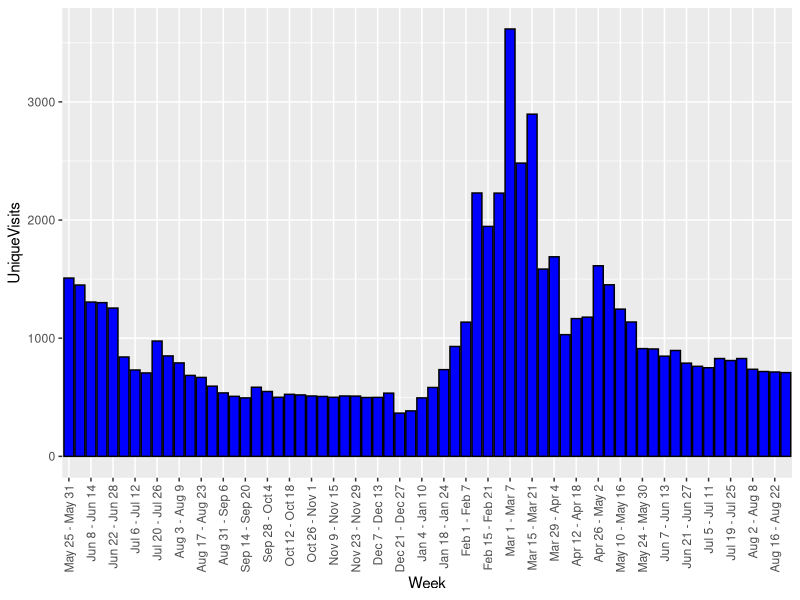
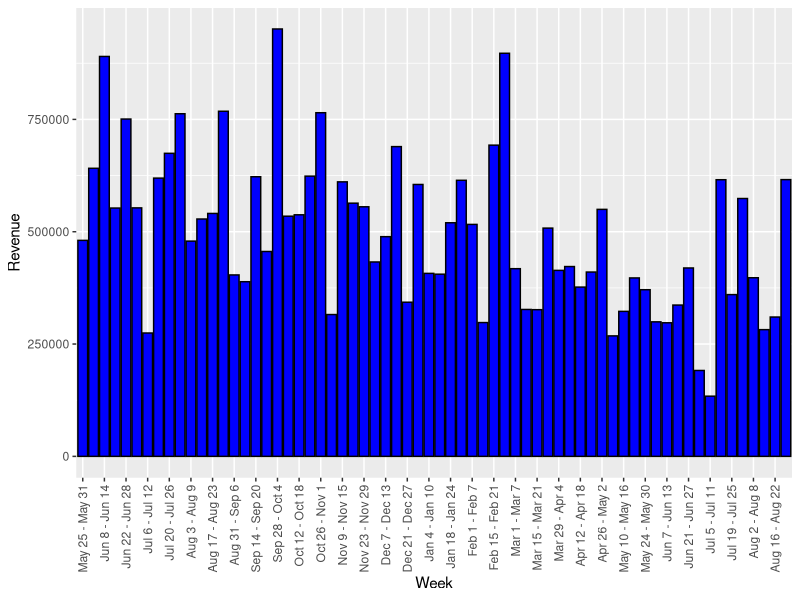
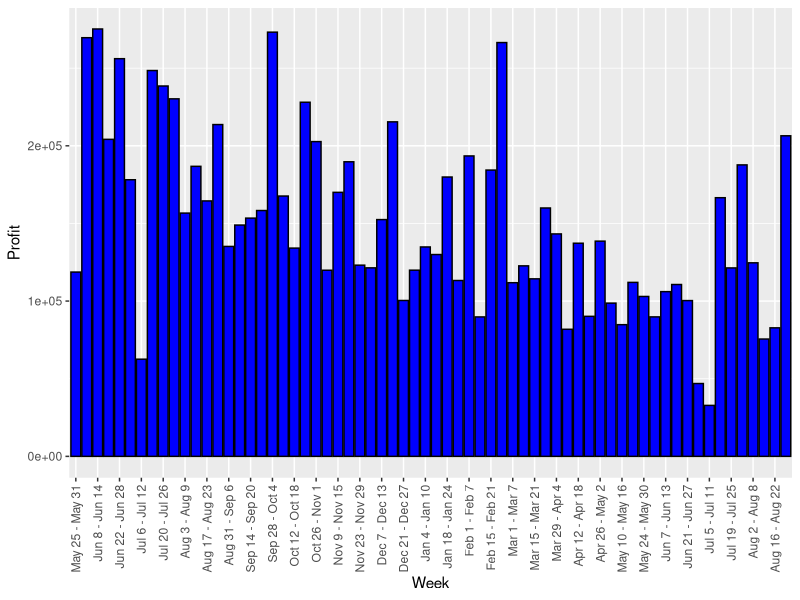
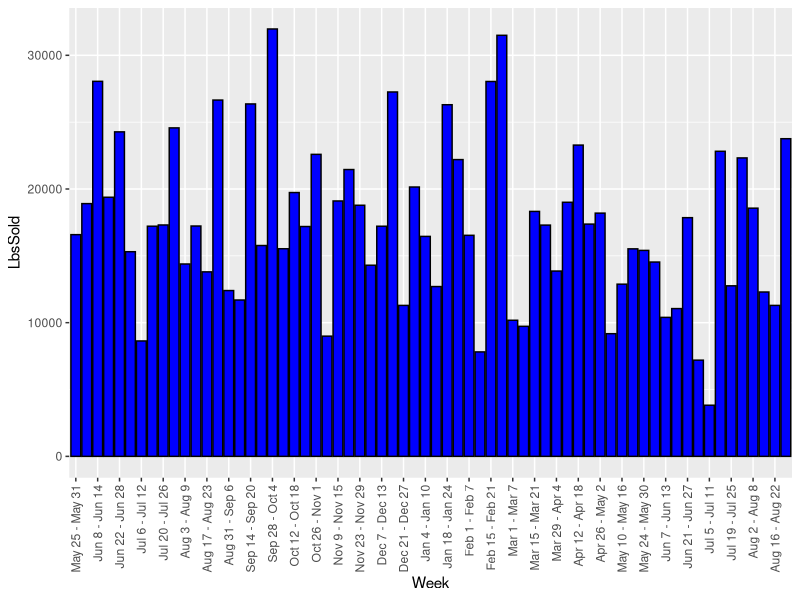

The R script that drew these images, in order: (Note: this script raises an error after producing the figures.)
library(readxl)
library(ggplot2)
library(dplyr)

setwd("C:/Users/manish.grewal/emdp/R/QualityAlloys")

## Load the dataset
daily_visits <- read_excel("CU46-XLS-ENG.xls", sheet = "Daily Visits", skip = 4)

# Read the main worksheets from xls workbook  

weekly_visits <- read_excel("CU46-XLS-ENG.xls", sheet = "Weekly Visits", skip = 4)
financials <- read_excel("CU46-XLS-ENG.xls", sheet = "Financials", skip = 4)
lbs_sold <- read_excel("CU46-XLS-ENG.xls", sheet = "Lbs. Sold", skip = 4)

# and remove non alphabet characters from column headers (names)

names(weekly_visits) <- gsub("[^a-zA-Z]+", "", names(weekly_visits))
names(financials) <- gsub("[^a-zA-Z]+", "", names(financials))
names(lbs_sold) <- gsub("[^a-zA-Z]+", "", names(lbs_sold))

# gather columns into weekly_data
weekly_data <- data.frame(
  Week = weekly_visits$Week, 
  UniqueVisits = weekly_visits$UniqueVisits, 
  Revenue = financials$Revenue, 
  Profit = financials$Profit, 
  LbsSold = financials$LbsSold)

# gather columns into weekly_data
weekly_data <- data.frame(
  Week = weekly_visits$Week, 
  Visits = weekly_visits$Visits,
  UniqueVisits = weekly_visits$UniqueVisits, 
  Revenue = financials$Revenue, 
  Profit = financials$Profit, 
  LbsSold = financials$LbsSold)

# convert Week to ordered factored 
weekly_data$Week <- factor(weekly_data$Week, levels = weekly_data$Week)

idx_init <- which(levels(weekly_data$Week) == "Aug 24 - Aug 30")
idx_pre  <- which(levels(weekly_data$Week) == "Jan 18 - Jan 24")
idx_prom <- which(levels(weekly_data$Week) == "May 17 - May 23")
idx_post <- nrow(weekly_data)
weekly_data$Period <- c(rep("Initial Period", idx_init),
                        rep("Pre-promotion",  idx_pre - idx_init),
                        rep("promotion",      idx_prom - idx_pre),
                        rep("Post-promotion", idx_post - idx_prom))


p <- ggplot(weekly_data, aes(x = Week)) +
  scale_x_discrete(breaks = weekly_visits$Week[seq(1, nrow(weekly_visits), 2)]) +
  theme(axis.text.x = element_text(angle = 90, vjust = 0.5, hjust=1))

### a. unique visits over time
p +   geom_bar(aes(y = UniqueVisits), stat = "identity", fill = "blue", color = "black")

### b. revenue over time,
p +   geom_bar(aes(y = Revenue), stat = "identity", fill = "blue", color = "black")

### c. profit over time
p +   geom_bar(aes(y = Profit), stat = "identity", fill = "blue", color = "black")

### d. pounds sold over time.
p +   geom_bar(aes(y = LbsSold), stat = "identity", fill = "blue", color = "black")

## 2. Summary by period
by_period <- group_by(weekly_data, Period)

summ <- by_period %>% 
  select(!Week) %>% 
  summarise(across(everything(), list(mean, median, sd, min, max)))

summ_init <- as.data.frame(
  matrix(as.numeric(summ[1, 2:26]), nrow = 5), 
  row.names = c('mean', 'median', 'std. dev.', 'minimum', 'maximum'))
names(summ_init) <- names(by_period)[2:6]

summ_pre  <- as.data.frame(
  matrix(as.numeric(summ[3, 2:26]), nrow = 5),
  row.names = c('mean', 'median', 'std. dev.', 'minimum', 'maximum'))
names(summ_pre) <- names(by_period)[2:6]

summ_prom <- as.data.frame(
  matrix(as.numeric(summ[4, 2:26]), nrow = 5),
  row.names = c('mean', 'median', 'std. dev.', 'minimum', 'maximum'))
names(summ_prom) <- names(by_period)[2:6]

summ_post <- as.data.frame(
  matrix(as.numeric(summ[2, 2:26]), nrow = 5),
  row.names = c('mean', 'median', 'std. dev.', 'minimum', 'maximum'))
names(summ_post) <- names(by_period)[2:6]

View(summ)


## 3. Column charts of means over th four periods

by_period %>%

  
??factor

### 8f

#ggplot() +
#geom_histogram(data = lbs_sold, aes(x = scale)) +
# geom_histogram(data = rn, aes(x = rn))

p1 <- ggplot(data = data.frame(x = c(-5, 5)), aes(x)) +
  stat_function(fun = dnorm, n = 1001, args = list(mean = 0, sd = 1))  +
  scale_y_continuous(breaks = NULL)
p1

set.seed(123)
rn2 <- rnorm(290, mean = mean(lbs_sold$LbsSold), sd = sd(lbs_sold$LbsSold))
scale2 <- scale(rn2)

lbs_sold$rn2 <- rn2
lbs_sold$scale2 <- scale2
#ggplot(lbs_sold) +
# geom_histogram(aes(zscore), color = "#0033cc", fill = "#cc000007") +
# geom_histogram(aes(scale2), color = "#cc0033", fill = "#0000cc07")



ggplot(daily_visits, aes(Visits)) +
  geom_histogram(binwidth = 5)

summary(daily_visits)



uv_by_period <- select(weekly_data, Period, UniqueVisits) %>%
  group_by(Period)

summarise(uv_by_period, mean(UniqueVisits), median(UniqueVisits), sd(UniqueVisits), min(UniqueVisits), max(UniqueVisits))

summ <- uv_by_period %>% 
  select_if(is.numeric) %>% 
  summarise(across(everything(), list(mean, median, sd, min, max) 
                   #, .names = c("{col}.{fn}")
  ))

summ_init <- as.data.frame(
  matrix(as.numeric(summ[1, 2:26]), nrow = 5), 
  row.names = c('mean', 'median', 'std. dev.', 'minimum', 'maximum'))
names(summ_init) <- names(by_period)[2:6]
